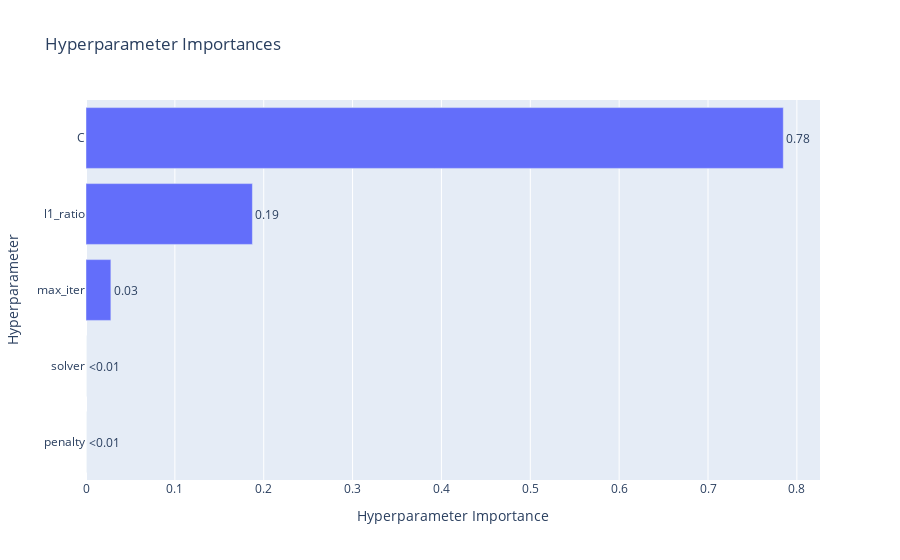

Source (notebook cell):
### Code cell
optuna.visualization.plot_param_importances(study)

### Figure 1 — Plotly figure (JSON) as saved in the notebook; plotly's stock layout.template omitted (floating-point values rounded to 4 significant figures)
{"data": [{"cliponaxis": false, "hovertemplate": ["penalty (CategoricalDistribution): 0.0<extra></extra>", "solver (CategoricalDistribution): 0.0<extra></extra>", "max_iter (IntDistribution): 0.02798807799550806<extra></extra>", "l1_ratio (FloatDistribution): 0.187273726888849<extra></extra>", "C (FloatDistribution): 0.784738195115643<extra></extra>"], "name": "Objective Value", "orientation": "h", "text": ["<0.01", "<0.01", "0.03", "0.19", "0.78"], "textposition": "outside", "type": "bar", "x": [0, 0, 0.02799, 0.1873, 0.7847], "y": ["penalty", "solver", "max_iter", "l1_ratio", "C"]}], "layout": {"title": {"text": "Hyperparameter Importances"}, "xaxis": {"title": {"text": "Hyperparameter Importance"}}, "yaxis": {"title": {"text": "Hyperparameter"}}}}
